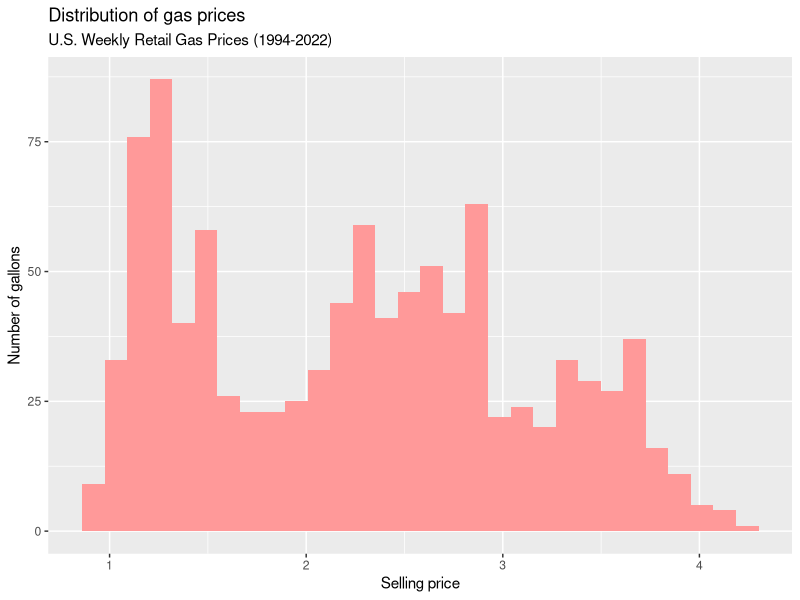
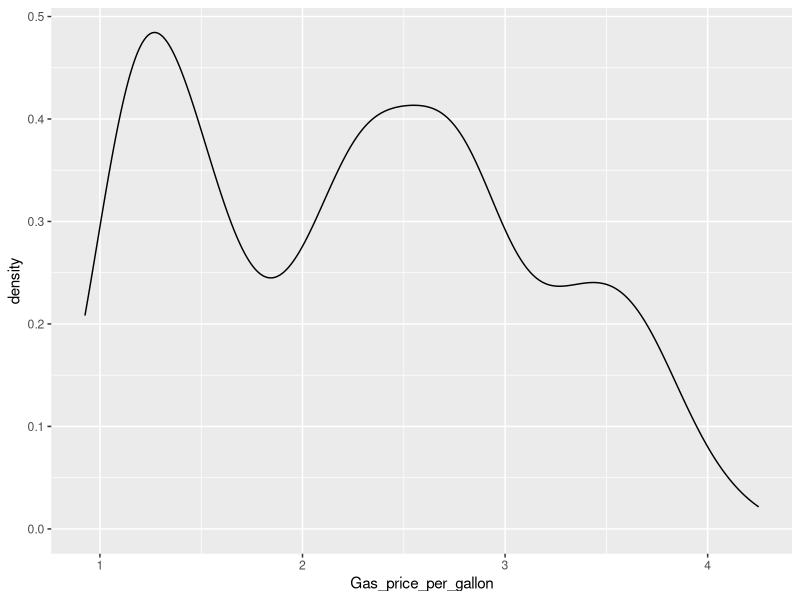

These figures' R source, in order: (Note: this script raises an error after producing the figures.)
## ---- chunk 1
knitr::opts_chunk$set(echo = TRUE)
## ---- chunk 2
library(dplyr)
library(ggplot2)
## ---- chunk 3
gas_price <- read.csv("./data/Gas_Price_Data_Merged.csv")
## ---- chunk 4
str(gas_price)
## ---- chunk 5
summary(gas_price)
## ---- chunk 6
any(is.na(gas_price))
## ---- chunk 7
all(!is.na(gas_price))
## ---- chunk 8
## Summary Statistics
cat(sprintf("Mean and Median for gas prices are: %.2f and %.2f \n", mean(gas_price$Gas_price_per_gallon), median(gas_price$Gas_price_per_gallon)))

cat(sprintf("Standard Deviation for gas price is: %.2f \n", sd(gas_price$Gas_price_per_gallon)))

cat(sprintf("Min, Max and Range for gas prices are: %.2f, %.2f and %.2f \n", min(gas_price$Gas_price_per_gallon), max(gas_price$Gas_price_per_gallon), max(gas_price$Gas_price_per_gallon)-min(gas_price$Gas_price_per_gallon)))

cat(sprintf("95th and 99th percentile for gas prices are: %.2f and %.2f \n", quantile(gas_price$Gas_price_per_gallon, 0.95), quantile(gas_price$Gas_price_per_gallon, 0.99)))

cat(sprintf("IQR for gas price is: %.2f \n", IQR(gas_price$Gas_price_per_gallon)))

cat(sprintf("Coefficient of variation for gas price is: %.2f \n", sd(gas_price$Gas_price_per_gallon)/mean(gas_price$Gas_price_per_gallon)))

## ---- chunk 9
ggplot(gas_price) + geom_histogram(aes(x=Gas_price_per_gallon), fill="#FF9999") +
  ggtitle("Distribution of gas prices", subtitle = "U.S. Weekly Retail Gas Prices (1994-2022)") +
  xlab("Selling price") + 
  ylab("Number of gallons")
## ---- chunk 10
ggplot(gas_price) + geom_density(aes(x=Gas_price_per_gallon))
## ---- chunk 11
ggplot(gas_price) + geom_histogram(aes(x=crude_price_per_barrel), fill="#FF9999") +
  ggtitle("Distribution of crude oil prices", subtitle = "U.S. daily Crude oil Prices (1994-2022)") +
  xlab("Selling price") + 
  ylab("Number of barrels")
## ---- chunk 12
ggplot(gas_price) + geom_density(aes(x=crude_price_per_barrel))
## ---- chunk 13
ggplot(gas_price) + geom_histogram(aes(x=Stocks_per_thousand_barrels), fill="#FF9999") +
  ggtitle("Distribution of stocks of gasoline", subtitle = "U.S. weekly stocks of gasoline (1994-2022)") +
  xlab("Stocks value") + 
  ylab("Number of thousand barrels")
## ---- chunk 14
ggplot(gas_price) + geom_density(aes(x=Stocks_per_thousand_barrels))
## ---- chunk 15
ggplot(data = gas_price) +
  geom_boxplot(aes(y=Gas_price_per_gallon, x=Stocks_per_thousand_barrels))
## ---- chunk 16
ggplot(data = gas_price) +
  geom_boxplot(aes(y=crude_price_per_barrel, x=Stocks_per_thousand_barrels))
## ---- chunk 17
ggplot(data = gas_price) +
  geom_boxplot(aes(y=crude_price_per_barrel, x=Gas_price_per_gallon))
## ---- chunk 18
ggplot(data = gas_price) +
  geom_violin(aes(y=crude_price_per_barrel, x=Gas_price_per_gallon))
## ---- chunk 19
ggplot(data = gas_price) + geom_boxplot(aes(x=as.factor(Stocks_per_thousand_barrels), y=Gas_price_per_gallon)) + xlab("Number of stocks")
## ---- chunk 20
ggplot(data = gas_price) +
  geom_histogram(aes(x=Gas_price_per_gallon), fill="pink", color="pink") + facet_wrap(~Gas_Price_Date) + ggtitle("Gas Price faceted by year") + xlab("Selling price") +
ylab("Number of gallons")
## ---- chunk 21
cols_for_corr <- c(2:3, 5:7, 9)

gasprice_cor <- cor(gas_price[, cols_for_corr])
gasprice_cor
## ---- chunk 22
library(corrplot)
corrplot::corrplot(gasprice_cor)
## ---- chunk 23
library(skimr)
skim(gas_price)
## ---- chunk 24
ggplot(gas_price) + geom_histogram(aes(x=Exp_Thousand_Barrels_Per_Day), fill="#FF9999") +
  ggtitle("Distribution of exported barrels", subtitle = "U.S. Weekly Exports of Crude Oil (1994-2022)") +
  xlab("Amount exported") +
  ylab("Number of thousand barrels")
## ---- chunk 25
ggplot(gas_price) + geom_density(aes(x=Exp_Thousand_Barrels_Per_Day))
## ---- chunk 26
ggplot(gas_price) + geom_histogram(aes(x=Imp_Thousand_Barrels_Per_Day), fill="#FF9999") +
  ggtitle("Distribution of imported barrels", subtitle = "U.S. Weekly Imports of Crude Oil (1994-2022)") +
  xlab("Amount imported") +
  ylab("Number of thousand barrels")
## ---- chunk 27
ggplot(gas_price) + geom_density(aes(x=Imp_Thousand_Barrels_Per_Day))
## ---- chunk 28
ggplot(gas_price) + geom_density(aes(x=Utilization_Percentage), fill="#FF9999") +
  ggtitle("Percent Utilization of Refinery Operable Capacity", subtitle = "U.S. Weekly Percent Utilization (1994-2022)") +
  xlab("Percent utilization") +
  ylab("Refinery operable capacity")
## ---- chunk 29
ggplot(gas_price) + geom_density(aes(x=Utilization_Percentage))
## ---- chunk 30
ggplot(gas_price) + geom_density(aes(x=No_of_days), fill="#FF9999") +
  ggtitle("Days of supply of total gasoline", subtitle = "U.S. Weekly Days of Total Supply (1994-2022") +
  xlab("Number of days") +
  ylab("Total gasoline supply")
## ---- chunk 31
ggplot(gas_price) + geom_density(aes(x=No_of_days))
## ---- chunk 32
library(tidyr)
library(stringr)
library(caret)
library(MLmetrics) 
library(forcats)
## ---- chunk 33
# Simple partition into train (80%) and test (20%) set 
set.seed(447)
trainIndex <- createDataPartition(gas_price$Gas_price_per_gallon, p = .8, 
                                  list = FALSE, 
                                  times = 1)

gas_price_train <- gas_price[as.vector(trainIndex), ]  
gas_price_test <- gas_price[-as.vector(trainIndex), ]

## ---- chunk 34
ggplot(gas_price_train) + geom_point(aes(x=crude_price_per_barrel, y=Gas_price_per_gallon))

## ---- chunk 35
ggplot(gas_price_train) + geom_point(aes(x=Stocks_per_thousand_barrels, y=Gas_price_per_gallon))
## ---- chunk 36
gas_price_train %>% 
  select(crude_price_per_barrel,Stocks_per_thousand_barrels, No_of_days, Utilization_Percentage, Gas_price_per_gallon, Exp_Thousand_Barrels_Per_Day, Imp_Thousand_Barrels_Per_Day) %>% 
  cor()
## ---- chunk 37
gas_price_train %>% 
  select(crude_price_per_barrel,Stocks_per_thousand_barrels, No_of_days, Utilization_Percentage, Gas_price_per_gallon, Exp_Thousand_Barrels_Per_Day, Imp_Thousand_Barrels_Per_Day) %>% 
  cor() %>% 
  corrplot()
## ---- chunk 38
gas_price_train %>% 
  arrange(desc(Gas_price_per_gallon)) %>% 
  head(n=10)
## ---- chunk 39
mean(gas_price_train$Gas_price_per_gallon)
## ---- chunk 40
gasprice_lm0 <- lm(Gas_price_per_gallon ~ 1, data = gas_price_train)
summary(gasprice_lm0)
## ---- chunk 41
# Compute overall mean Gas Price
null_pred <- mean(gas_price_train$Gas_price_per_gallon)
sprintf("Null model prediction: %.2f", null_pred)

# Compute null model MAE on train
null_train_mae <- MAE(gas_price_train$Gas_price_per_gallon, null_pred)
sprintf("Null model train MAE: %.2f", null_train_mae)

# Compute null model MAE on test
null_test_mae <- MAE(gas_price_test$Gas_price_per_gallon, null_pred)
sprintf("Null model test MAE: %.2f", null_test_mae)
## ---- chunk 42
gasprice_lm1 <- lm(Gas_price_per_gallon ~ Stocks_per_thousand_barrels +	No_of_days	+ Utilization_Percentage +	Exp_Thousand_Barrels_Per_Day + crude_price_per_barrel, data = gas_price_train)
summary(gasprice_lm1)
## ---- chunk 43
mae_train <- c(MAE(gas_price_train$Gas_price_per_gallon, gasprice_lm0$fitted.values),
                MAE(gas_price_train$Gas_price_per_gallon, gasprice_lm1$fitted.values)
)

mae_train
## ---- chunk 44
predict_lm1 <- predict(gasprice_lm1, newdata = gas_price_test)
## ---- chunk 45
mae_test <- c(MAE(gas_price_test$Gas_price_per_gallon, null_pred),
                MAE(gas_price_test$Gas_price_per_gallon, predict_lm1)
)

mae_test
## ---- chunk 46
gasprice_lm2 <- lm(Gas_price_per_gallon ~ Stocks_per_thousand_barrels +	No_of_days	+ Utilization_Percentage +	Exp_Thousand_Barrels_Per_Day + Imp_Thousand_Barrels_Per_Day, data = gas_price_train)

summary(gasprice_lm2)

MAE(gas_price_train$Gas_price_per_gallon, gasprice_lm2$fitted)
## ---- chunk 47
gasprice_lm3 <- lm(Gas_price_per_gallon ~ Stocks_per_thousand_barrels +	No_of_days	+ Utilization_Percentage +	Exp_Thousand_Barrels_Per_Day, data = gas_price_train)

summary(gasprice_lm3)

MAE(gas_price_train$Gas_price_per_gallon, gasprice_lm3$fitted)
## ---- chunk 48
gasprice_lm4 <- lm(Gas_price_per_gallon ~ Stocks_per_thousand_barrels +	No_of_days	+ Utilization_Percentage, data = gas_price_train)

summary(gasprice_lm4)

MAE(gas_price_train$Gas_price_per_gallon, gasprice_lm4$fitted)
## ---- chunk 49
gasprice_lm5 <- lm(Gas_price_per_gallon ~ Stocks_per_thousand_barrels +	No_of_days	+ Utilization_Percentage, data = gas_price_train)

summary(gasprice_lm5)

MAE(gas_price_train$Gas_price_per_gallon, gasprice_lm5$fitted)
## ---- chunk 50
maes <- c(MAE(gas_price_train$Gas_price_per_gallon, gasprice_lm1$fitted),
          MAE(gas_price_train$Gas_price_per_gallon, gasprice_lm2$fitted),
          MAE(gas_price_train$Gas_price_per_gallon, gasprice_lm3$fitted),
          MAE(gas_price_train$Gas_price_per_gallon, gasprice_lm4$fitted),
          MAE(gas_price_train$Gas_price_per_gallon, gasprice_lm5$fitted))

maes
rank(maes)
## ---- chunk 51
pred_lm1 <- predict(gasprice_lm1, newdata = gas_price_test)
MAE(pred_lm1, gas_price_test$Gas_price_per_gallon)
## ---- chunk 52
pred_lm2 <- predict(gasprice_lm2, newdata = gas_price_test)
MAE(pred_lm2, gas_price_test$Gas_price_per_gallon)
## ---- chunk 53
pred_lm3 <- predict(gasprice_lm3, newdata = gas_price_test)
MAE(pred_lm3, gas_price_test$Gas_price_per_gallon)
## ---- chunk 54
scatter_train_df <- data.frame(gasprice_actual = gas_price_train[,"Gas_price_per_gallon"],
                          lm1 = gasprice_lm1$fitted.values,
                          lm2 = gasprice_lm2$fitted.values,
                          lm3 = gasprice_lm3$fitted.values)

## ---- chunk 55
ggplot(scatter_train_df) + geom_point(aes(x=lm1, y=gasprice_actual)) + geom_abline(color='red')
ggplot(scatter_train_df) + geom_point(aes(x=lm2, y=gasprice_actual)) + geom_abline(color='red')
ggplot(scatter_train_df) + geom_point(aes(x=lm3, y=gasprice_actual)) + geom_abline(color='red')

## ---- chunk 56
scatter_test_df <- data.frame(gasprice_actual = gas_price_test[,"Gas_price_per_gallon"],
                          lm1 = pred_lm1,
                          lm2 = pred_lm2,
                          lm3 = pred_lm3)

## ---- chunk 57
ggplot(scatter_test_df) + geom_point(aes(x=lm1, y=gasprice_actual)) + geom_abline(color='red')
ggplot(scatter_test_df) + geom_point(aes(x=lm2, y=gasprice_actual)) + geom_abline(color='red')
ggplot(scatter_test_df) + geom_point(aes(x=lm3, y=gasprice_actual)) + geom_abline(color='red')

## ---- chunk 58
gasprice_lm6 <- lm(Gas_price_per_gallon ~ crude_price_per_barrel	+ Stocks_per_thousand_barrels +	No_of_days	+ Utilization_Percentage +	Exp_Thousand_Barrels_Per_Day + Imp_Thousand_Barrels_Per_Day, data = gas_price_train)
summary(gasprice_lm6)
## ---- chunk 59
mae_train_lm6 <- MAE(gas_price_train$Gas_price_per_gallon, gasprice_lm6$fitted.values)

mae_train_lm6
## ---- chunk 60
predict_lm6 <- predict(gasprice_lm6, newdata = gas_price_test)
## ---- chunk 61
mae_test_lm6 <- MAE(gas_price_test$Gas_price_per_gallon, predict_lm6)

mae_test_lm6
## ---- chunk 62
gasprice_lm7 <- lm(Gas_price_per_gallon ~ crude_price_per_barrel	+ Stocks_per_thousand_barrels +	No_of_days	+ Utilization_Percentage +	Exp_Thousand_Barrels_Per_Day, data = gas_price_train)
summary(gasprice_lm7)
## ---- chunk 63
mae_train_lm7 <- MAE(gas_price_train$Gas_price_per_gallon, gasprice_lm7$fitted.values)

mae_train_lm7
## ---- chunk 64
predict_lm7 <- predict(gasprice_lm7, newdata = gas_price_test)
## ---- chunk 65
mae_test_lm7 <- MAE(gas_price_test$Gas_price_per_gallon, predict_lm7)

mae_test_lm7
## ---- chunk 66
gasprice_lm8 <- lm(Gas_price_per_gallon ~ crude_price_per_barrel	+ Stocks_per_thousand_barrels +	No_of_days	+ Utilization_Percentage, data = gas_price_train)
summary(gasprice_lm8)
## ---- chunk 67
mae_train_lm8 <- MAE(gas_price_train$Gas_price_per_gallon, gasprice_lm8$fitted.values)

mae_train_lm8
## ---- chunk 68
predict_lm8 <- predict(gasprice_lm8, newdata = gas_price_test)
## ---- chunk 69
mae_test_lm8 <- MAE(gas_price_test$Gas_price_per_gallon, predict_lm8)

mae_test_lm8
## ---- chunk 70
gasprice_lm9 <- lm(Gas_price_per_gallon ~ crude_price_per_barrel	+ Stocks_per_thousand_barrels +	No_of_days, data = gas_price_train)
summary(gasprice_lm9)
## ---- chunk 71
mae_train_lm9 <- MAE(gas_price_train$Gas_price_per_gallon, gasprice_lm9$fitted.values)

mae_train_lm9
## ---- chunk 72
predict_lm9 <- predict(gasprice_lm9, newdata = gas_price_test)
## ---- chunk 73
mae_test_lm9 <- MAE(gas_price_test$Gas_price_per_gallon, predict_lm9)

mae_test_lm9
## ---- chunk 74
gasprice_lm10 <- lm(Gas_price_per_gallon ~ crude_price_per_barrel	+ Stocks_per_thousand_barrels, data = gas_price_train)
summary(gasprice_lm10)
## ---- chunk 75
mae_train_lm10 <- MAE(gas_price_train$Gas_price_per_gallon, gasprice_lm10$fitted.values)

mae_train_lm10
## ---- chunk 76
predict_lm10 <- predict(gasprice_lm10, newdata = gas_price_test)
## ---- chunk 77
mae_test_lm10 <- MAE(gas_price_test$Gas_price_per_gallon, predict_lm10)

mae_test_lm10
## ---- chunk 78
gasprice_lm11 <- lm(Gas_price_per_gallon ~ crude_price_per_barrel, data = gas_price_train)
summary(gasprice_lm11)
## ---- chunk 79
mae_train_lm11 <- MAE(gas_price_train$Gas_price_per_gallon, gasprice_lm11$fitted.values)

mae_train_lm11
## ---- chunk 80
predict_lm11 <- predict(gasprice_lm11, newdata = gas_price_test)
## ---- chunk 81
mae_test_lm11 <- MAE(gas_price_test$Gas_price_per_gallon, predict_lm11)

mae_test_lm11
## ---- chunk 82
list_maes <- c(MAE(gas_price_train$Gas_price_per_gallon, gasprice_lm1$fitted),
          MAE(gas_price_train$Gas_price_per_gallon, gasprice_lm2$fitted),
          MAE(gas_price_train$Gas_price_per_gallon, gasprice_lm3$fitted),
          MAE(gas_price_train$Gas_price_per_gallon, gasprice_lm4$fitted),
          MAE(gas_price_train$Gas_price_per_gallon, gasprice_lm5$fitted),
          mae_test_lm6, mae_test_lm7, mae_test_lm8, mae_test_lm9, mae_test_lm10,
          mae_test_lm11)

list_maes
rank(list_maes)
## ---- chunk 83
scatter_best_train <- data.frame(gasprice_actual = gas_price_train[,"Gas_price_per_gallon"],
                          best_fitted_values = gasprice_lm6$fitted.values)

## ---- chunk 84
ggplot(scatter_best_train) + geom_point(aes(x=best_fitted_values, y=gasprice_actual)) + geom_abline(color='red')

## ---- chunk 85
scatter_best_test <- data.frame(gasprice_actual = gas_price_test[,"Gas_price_per_gallon"],
                          best_pred = predict_lm6)

## ---- chunk 86
ggplot(scatter_best_test) + geom_point(aes(x=predict_lm6, y=gasprice_actual)) + geom_abline(color='red')
